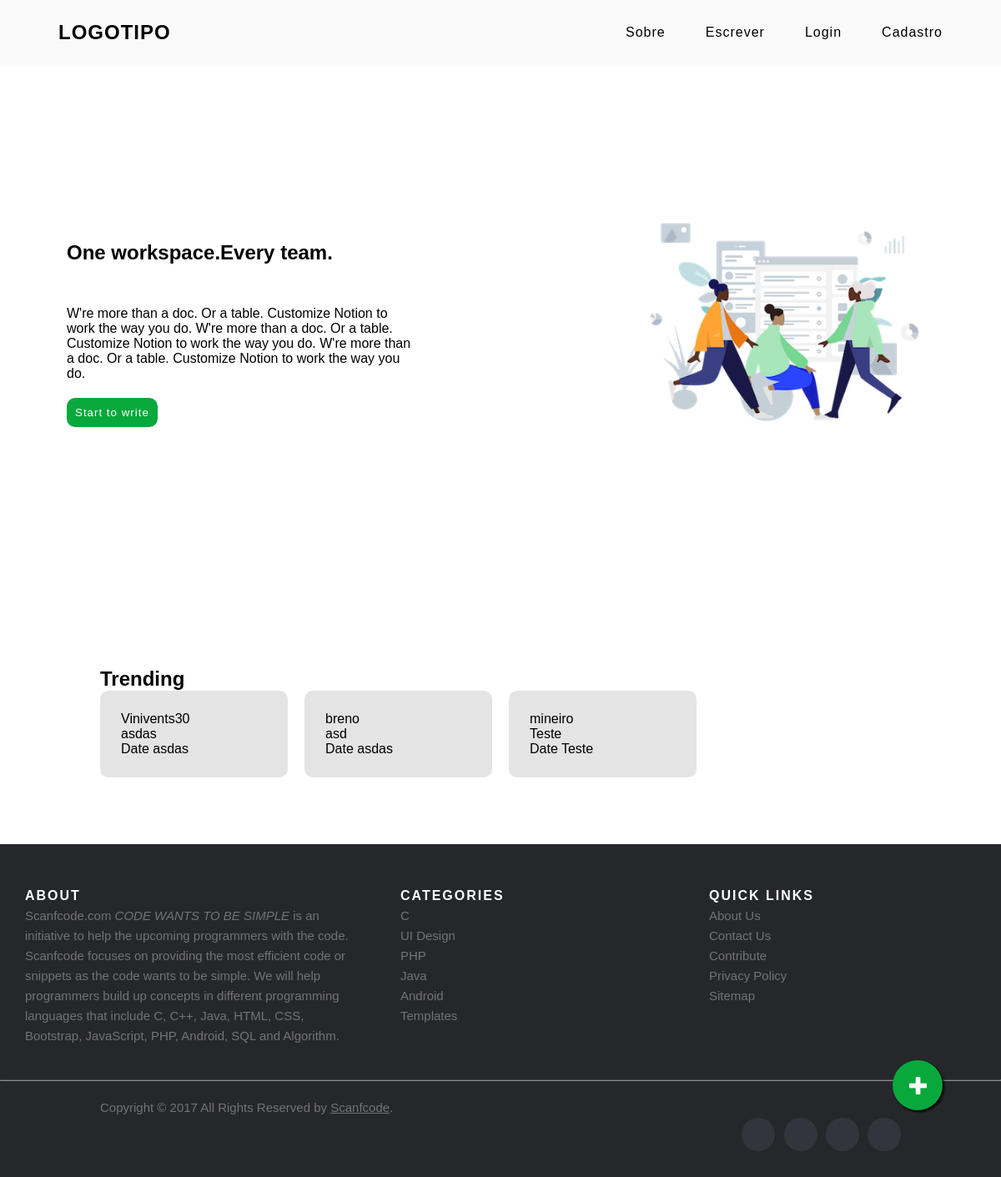
The page / on the database its author committed.
### home/models.py (models this page shows)
class TextModel(models.Model):
    user_id = models.ForeignKey(User,on_delete=models.PROTECT)
    title = models.CharField(max_length=25)
    body = models.TextField()
    rate = models.IntegerField(default=0)
    categoria = models.CharField(max_length=25)

### home/views.py (the view)
# urls.py: path("", views.index, name="index"),
def index(request):
    textos = TextModel.objects.all()
    dados = {
        'textos':textos,
    }
    return render(request, "index.html",dados)

### home/templates/index.html (shortened to what this page needs)
{% extends 'moldes/base.html' %}
{% load static %}
{% block content %}
<link rel="stylesheet" href="{% static 'css/index.css' %}">
<body>
    {% include 'moldes/nav.html'%}
    <div class="hero">
        <div class="textHero">
            <h2>One workspace.Every team.</h2>
            <p>W're more than a doc. Or a table. Customize Notion to work the way you do.
                W're more than a doc. Or a table. Customize Notion to work the way you do.
                W're more than a doc. Or a table. Customize Notion to work the way you do.
            </p>
            <a href="{% url 'escrever' %}"><button class="btn">Start to write</button></a>
            </div>
        <div class="imageHome">
            <img src="{% static 'img/Humaaans - 3 Characters.png' %}" alt="">
        </div>
    </div>
    <div class="container">
    <h2>Trending</h2>
    <div class="cardsHome">
        {% for texto in textos %}
        <div class="singleCardHome">
            <p>{{texto.user_id}}</p>
            <p>{{texto.title}}</p>
            <p>Date  {{texto.categoria}}</p>
        </div>
        {% endfor %}
    </div>
    </div>
    <a href="{% url 'escrever' %}" class="float">
        <img src="{% static 'img/mais.png' %}">
    </a>
    {% include 'moldes/footer.html'%}
</body>
</html>
{% endblock %}

### home/templates/static/css/global.css (style rules this page uses)
* { margin:0; padding:0; font-family: Arial, Helvetica, sans-serif; }
.container { margin-left: 120px; margin-right: 120px; }
.btn { margin-top: 20px; border: none; border-radius: 10px; padding: 10px; letter-spacing: 1px; background: rgb(8, 168, 61); color: white; cursor: pointer; }

### home/templates/static/css/index.css (style rules this page uses)
.hero { display: flex; align-items: center; justify-content: space-between; padding-left: 80px; padding-right: 80px; height: 100vh; }
.textHero { width: 40%; }
.textHero h2 { font-size: x-large; margin-bottom: 50px; }
.singleCardHome { background-color: rgb(228, 228, 228); padding: 25px; border-radius: 10px; }
.cardsHome { display: grid; grid-template-columns: repeat(4, 1fr); grid-auto-rows: auto; gap: 20px; }
.imageHome img { width: 30vw; }
.float { position:fixed; width:60px; height:60px; bottom:80px; right:70px; background-color:rgb(8, 168, 61); color:#FFF; border-radius:50px; text-align:center; box-shadow: 2px 2px 3px #000; z-index: 999; display: flex; align-items: center; justify-content: center; }
.float img { width: 35%; }

### rows shown on the page
TextModel: user_id "Vinivents30", title "asdas", categoria "asdas"
TextModel: user_id "breno", title "asd", categoria "asdas"
TextModel: user_id "mineiro", title "Teste", categoria "Teste"
